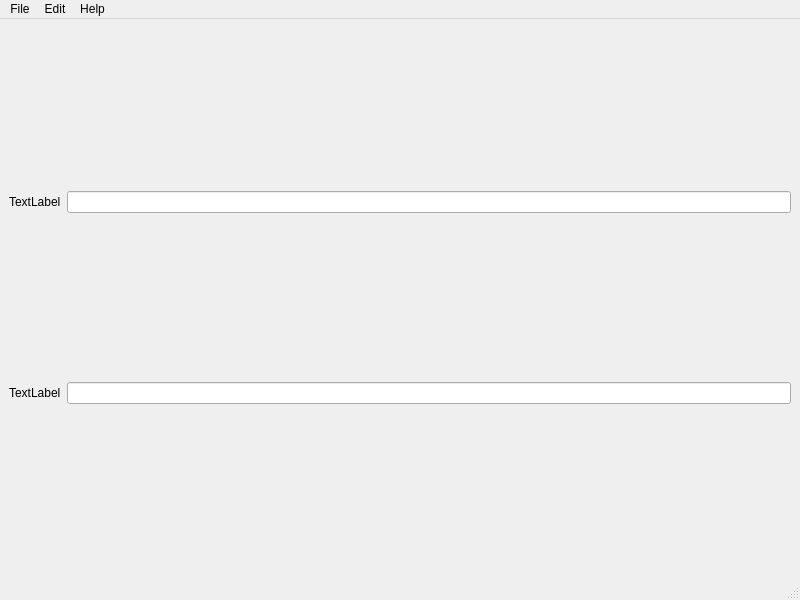
<?xml version="1.0" encoding="UTF-8"?>
<ui version="4.0">
 <class>MainWindow</class>
 <widget class="QMainWindow" name="MainWindow">
  <property name="geometry">
   <rect>
    <x>0</x>
    <y>0</y>
    <width>800</width>
    <height>600</height>
   </rect>
  </property>
  <property name="windowTitle">
   <string>Houdini Window</string>
  </property>
  <widget class="QWidget" name="centralwidget">
   <layout class="QVBoxLayout" name="verticalLayout">
    <item>
     <layout class="QHBoxLayout" name="horizontalLayout">
      <item>
       <widget class="QLabel" name="label">
        <property name="text">
         <string>TextLabel</string>
        </property>
       </widget>
      </item>
      <item>
       <widget class="QLineEdit" name="lineEdit"/>
      </item>
     </layout>
    </item>
    <item>
     <layout class="QHBoxLayout" name="horizontalLayout_3">
      <item>
       <widget class="QLabel" name="label_2">
        <property name="text">
         <string>TextLabel</string>
        </property>
       </widget>
      </item>
      <item>
       <widget class="QLineEdit" name="lineEdit_2"/>
      </item>
     </layout>
    </item>
   </layout>
  </widget>
  <widget class="QMenuBar" name="menubar">
   <property name="geometry">
    <rect>
     <x>0</x>
     <y>0</y>
     <width>800</width>
     <height>23</height>
    </rect>
   </property>
   <widget class="QMenu" name="menuFile">
    <property name="title">
     <string>File</string>
    </property>
    <addaction name="actionOpen"/>
    <addaction name="actionSave"/>
    <addaction name="actionExit"/>
   </widget>
   <widget class="QMenu" name="menuEdit">
    <property name="title">
     <string>Edit</string>
    </property>
    <addaction name="actionPre"/>
    <addaction name="actionPaste"/>
   </widget>
   <widget class="QMenu" name="menuHelp">
    <property name="title">
     <string>Help</string>
    </property>
   </widget>
   <addaction name="menuFile"/>
   <addaction name="menuEdit"/>
   <addaction name="menuHelp"/>
  </widget>
  <widget class="QStatusBar" name="statusbar"/>
  <action name="actionOpen">
   <property name="text">
    <string>Open</string>
   </property>
  </action>
  <action name="actionSave">
   <property name="text">
    <string>Save</string>
   </property>
  </action>
  <action name="actionExit">
   <property name="text">
    <string>Exit</string>
   </property>
  </action>
  <action name="actionPre">
   <property name="text">
    <string>Copy</string>
   </property>
  </action>
  <action name="actionPaste">
   <property name="text">
    <string>Paste</string>
   </property>
  </action>
 </widget>
 <resources/>
 <connections/>
</ui>
